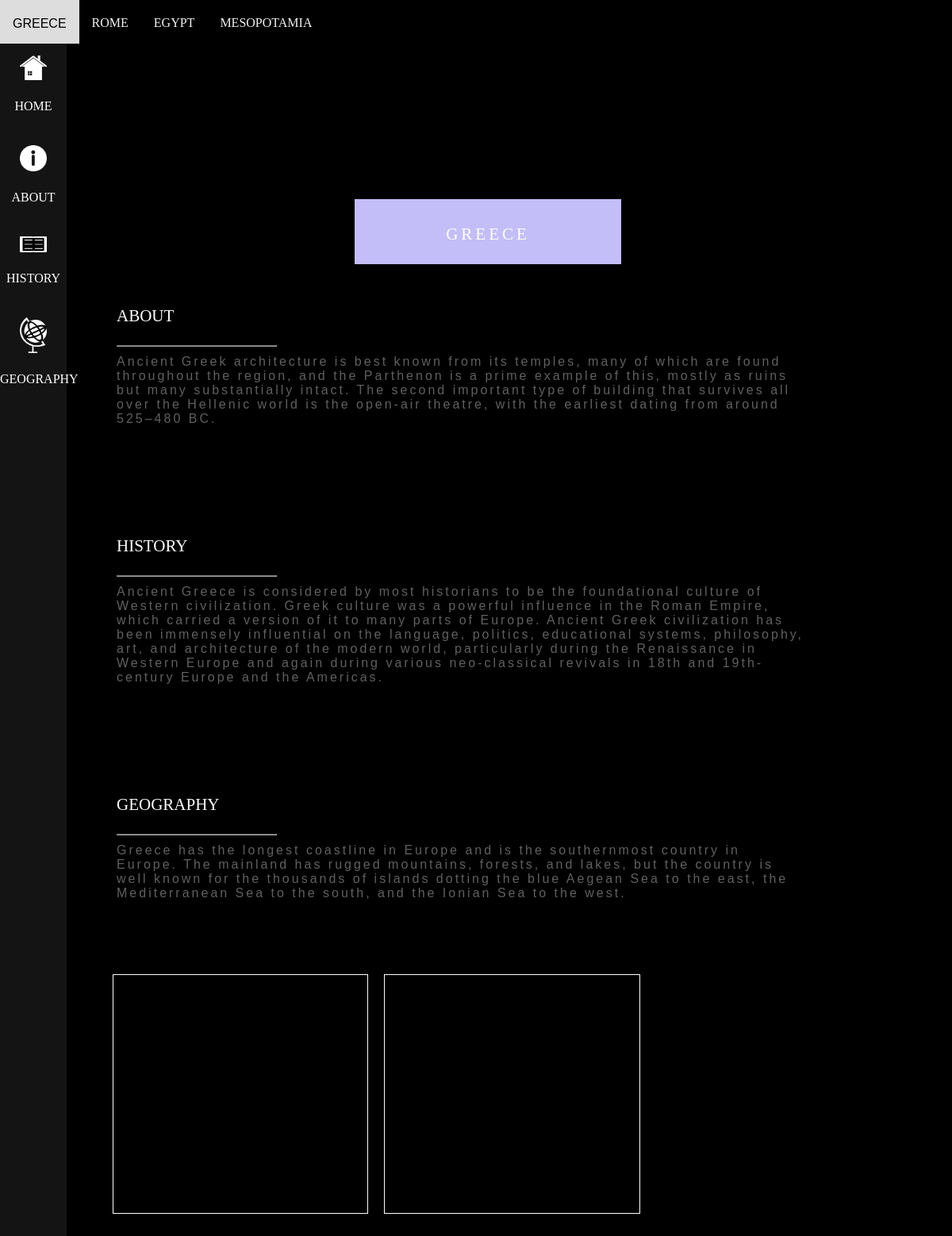
The page /country/1 on the database its author committed.
### tables this page shows
CREATE TABLE Country (id INTEGER PRIMARY KEY AUTOINCREMENT NOT NULL, name TEXT NOT NULL, description TEXT NOT NULL, history TEXT, geography TEXT, ethnicityid INTEGER REFERENCES Ethnicity (id), photo STRING);

CREATE TABLE Building (id INTEGER PRIMARY KEY AUTOINCREMENT NOT NULL, name TEXT NOT NULL, "time period" INTEGER, location TEXT, designer TEXT, photo STRING, countryid INTEGER REFERENCES Country (id), design TEXT, history TEXT, material TEXT, uses TEXT);

### main.py (the view)
@app.route('/country/<int:id>')
def country(id):
    con = sql.connect("./historical_architecture.db")
    cur = con.cursor()
    cur.execute("SELECT * FROM Country;")
    rows = cur.fetchall();
    items = (rows[id-1])
    cur.execute("SELECT ethnicityid, id, name FROM Country ORDER BY ethnicityid;")
    row2s = cur.fetchall();
    ids = []
    t = None
    for i in row2s:
        if i[0] == t:
            ids[-1].append(i)
        else:
            t = i[0]
            ids.append([i])
    cur.execute("SELECT building.photo, country.id, building.name, building.id FROM country JOIN building ON country.id = building.countryid ORDER BY country.id")
    row3s = cur.fetchall();
    builds = []
    for i in row3s:
        if i[1] == id:
            builds.append(i)
        else:
            pass
    return render_template('country.html', title = "Country Tab", item = items, id1 = ids[0], id2 = ids[1], id3 = ids[2], id4 = ids[3], id5 = ids[4], build = builds)

### templates/country.html (shortened to what this page needs)
{% extends 'layout.html' %}
{% block content %}
<div class ='country-side-bar' >
    <a href='\' class= 'country-side'>
        <img src='\static\icon\home.png' alt='home_icon' class='icon'>
        HOME
    </a>
    <a href='#about' class= 'country-side'>
        <img src='\static\icon\about.png' alt='about_icon' class='icon'>
        ABOUT
    </a>
    <a href='#history' class= 'country-side'>
        <img src='\static\icon\history.png' alt='history_icon' class='icon'>
        HISTORY
    </a>
    <a href='#geography' class= 'country-side'>
        <img src='\static\icon\geography.png' alt='geography_icon' class='icon'>
        GEOGRAPHY
    </a>
</div>
<embed class= 'top-picture' src= "{{item[6]}}">
<div class='align-top'>
    <div class='title'>
        {{item[1]}}
    </div>
</div>
<div class='country-body'>
    <br id = 'about'>
    <br>
    <div class='body-title'>
        about
    </div>
    <hr style='width:200px' class ='line' >
    <div class='country-text'>
        {{item[2]}}
    </div>
    <br id = 'history'>
    <br>
    <div class='body-title'>
        history
    </div>
    <hr style='width:200px' class ='line'>
    <div class='country-text'>
        {{item[3]}}
    </div>
    <br id='geography'>
    <br>
    <div class='body-title'>
        geography
    </div>
    <hr style='width:200px' class ='line'>
    <div class='country-text'>
        {{item[4]}}
    </div>
</div>
<div class= 'parent-link-building'>
    {% for buildid in build %}
    <a href='\building\{{buildid[3]}}' class = 'link-building'>
        <div class='link-building-img' style= 'background-image: url({{buildid[0]}})' alt="{{buildid[2]}}">
        </div>
    </a>
    {% endfor %}
</div>
{% endblock %}

### templates/layout.html (shortened to what this page needs)
<!DOCTYPE html>
<head>
    <link rel ="stylesheet" href='../static/css/style.css'>
</head>
<body>
    {% include 'nav.html' %}
    {% block content %}{% endblock %}
</body>

### templates/nav.html (shortened to what this page needs)
{% if request.path == '/country/1' or request.path == '/country/2' or request.path == '/country/11' or request.path == '/country/12' %}
<div class='topnav'>
    {% for item in id1 %}
    <a href="/country/{{item[1]}}" class='button'>{{item[2]}}</a>
    {% endfor %}
</div>
{% endif %}

### static/css/style.css (style rules this page uses)
.topnav { background-color: black; overflow: visible; position: fixed; width: 100%; z-index: 50; }
.button { float: left; color: #f2f2f2; text-align: center; padding: 14px 16px; text-decoration: none; font-size: 23px; font-variant-caps: all-petite-caps; }
body { margin:0; background-color: black; }
.title { padding:24px 48px; color:#fff; background-color:#C3BEF7; font-size:30px; letter-spacing:4px; border-style: solid; border-color: black; font-variant-caps: all-petite-caps; width: 100%; text-align: center; }
.body-title { color: white; padding-top:15px; padding-bottom: 15px; font-size: 30px; font-variant-caps: all-petite-caps; }
.top-picture { width: 100%; object-fit: cover; height: 30vh; object-position: 0% 40%; }
.align-top { position: absolute; top:18%; left:47%; transform:translate(-50%,-50%); width: 20vw; align-items: center; }
.country-side-bar { width:7%; background-color:rgb(20, 20, 20); margin:0; position: fixed; height: 100%; margin-top: 5vh; }
.country-side { width: 100%; height: auto; float: left; text-align: center; padding-top: 10px; padding-bottom: 10px; color:white; text-decoration: none; }
.icon { width: 40%; padding:20px; }
.country-body { margin-left: 10%; border-style: solid; background-color: black; margin-right: 15vw; padding-top: 10vh; background-attachment: fixed; padding-left: 2vw; }
.line { float: left; opacity: 70%; }
.country-text { font-family: Verdana, Geneva, Tahoma, sans-serif; padding-top:20px; padding-bottom: 20px; color: silver; text-align: left; opacity: 50%; padding-bottom: 10vh; letter-spacing: 3px; }
.parent-link-building { display:flex; margin-left : 11%; margin-bottom: 10vh; flex-wrap: wrap; }
.link-building { margin: 10px; display: inline-block; flex-basis: 30%; height: 300px; border: 1px solid white; overflow: hidden; position: relative; text-align: center; }
.link-building-img { width: 100%; height: 100%; background-size: cover; transition: all .5s; }
.link-building-img::before { content: ""; display: none; height: 100%; width: 100%; position: absolute; background-color: rgba(52, 73, 94, 0.75); cursor: pointer; }

### rows shown on the page
Country: name "greece", description "Ancient Greek architecture is best known from its temples, many of which are found throughout the region, and the Parthenon is a prime example of this, mostly as ruins but many substantially intact. The second important type of building that survives all over the Hellenic world is the open-air theatre, with the earliest dating from around 525–480 BC.", history "Ancient Greece is considered by most historians to be the foundational culture of Western civilization. Greek culture was a powerful influence in the Roman Empire, which carried a version of it to many parts of Europe. Ancient Greek civilization has been immensely influential on the language, politics, educational systems, philosophy, art, and architecture of the modern world, particularly during the Renaissance in Western Europe and again during various neo-classical revivals in 18th and 19th-century Europe and the Americas.", geography "Greece has the longest coastline in Europe and is the southernmost country in Europe. The mainland has rugged mountains, forests, and lakes, but the country is well known for the thousands of islands dotting the blue Aegean Sea to the east, the Mediterranean Sea to the south, and the Ionian Sea to the west."
Country: name "rome"
Country: name "egypt"
Country: name "mesopotamia"
